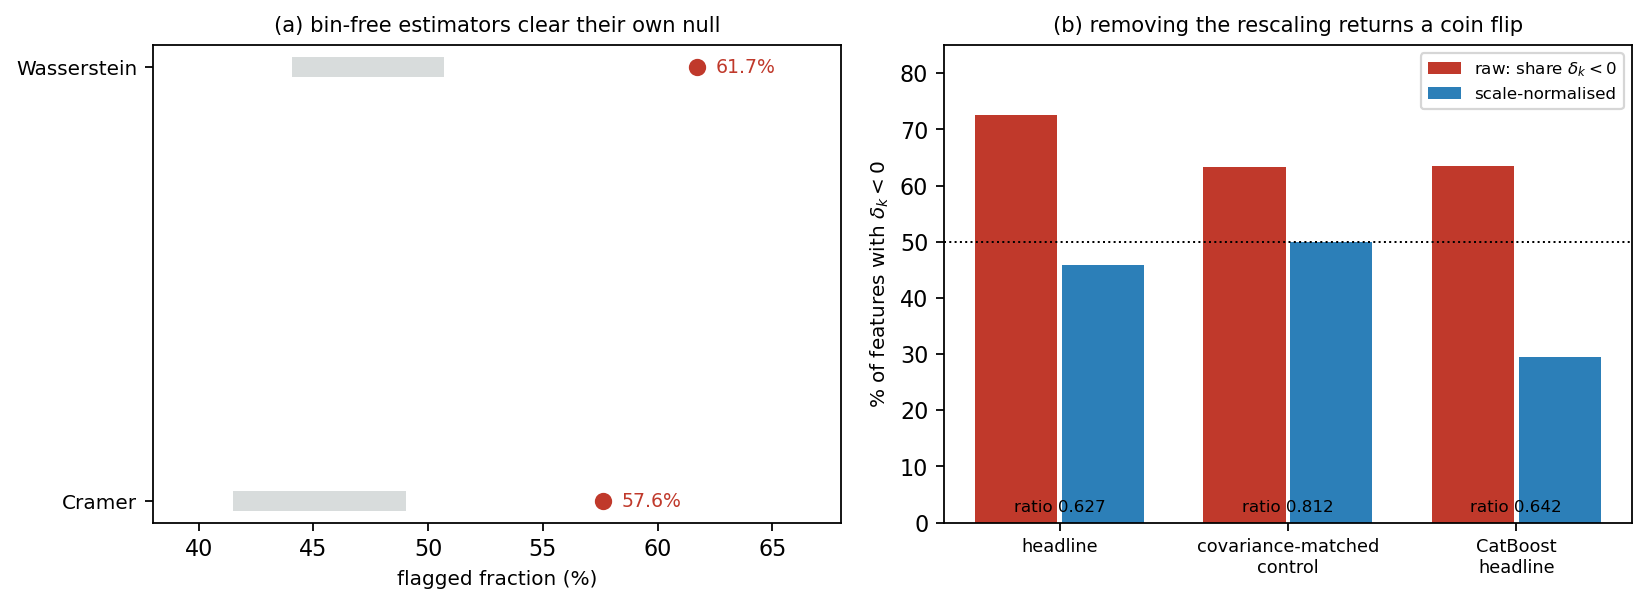

Reproduce this figure in Python.
"""GNNXAI_estimator_adjudication -- bin-free estimators and the attribution-scale confound

Self-contained: reads only the committed CSVs shipped in this Quantlet folder.
binning_adjudication.csv and scale_confound.csv are produced by
scripts/binning_adjudication.py and scripts/scale_confound.py.

Output: GNNXAI_estimator_adjudication.png (+ .pdf)
"""
from __future__ import annotations

from pathlib import Path

import matplotlib
matplotlib.use("Agg")
import matplotlib.pyplot as plt
import numpy as np
import pandas as pd

HERE = Path(__file__).resolve().parent
C_OBS, C_BAND, C_ALT = "#c0392b", "#7f8c8d", "#2c7fb8"


def _save(fig, name):
    plt.tight_layout()
    for ext in ("pdf", "png"):
        fig.savefig(HERE / f"{name}.{ext}", dpi=160, bbox_inches="tight")
    print("wrote", HERE / f"{name}.png")


NAME = "GNNXAI_estimator_adjudication"
A = pd.read_csv(HERE / "binning_adjudication.csv")
S = pd.read_csv(HERE / "scale_confound.csv")


def main():
    fig, (ax1, ax2) = plt.subplots(1, 2, figsize=(10.4, 3.9))

    # (a) each bin-free estimator against its own shape-matched null band
    ests = [e for e in A.estimator.unique()]
    for i, e in enumerate(ests):
        obs = A[(A.estimator == e) & (A.kind == "observed")].iloc[0]
        nul = A[(A.estimator == e) & (A.kind == "shape_matched_null")].iloc[0]
        lo, hi = nul.flagged_lo * 100, nul.flagged_hi * 100
        ax1.plot([lo, hi], [i, i], lw=9, color=C_BAND, alpha=0.30, solid_capstyle="butt")
        ax1.scatter([obs.flagged_frac * 100], [i], color=C_OBS, s=46, zorder=3)
        ax1.text(obs.flagged_frac * 100 + 0.8, i, f"{obs.flagged_frac*100:.1f}%",
                 va="center", fontsize=8.5, color=C_OBS)
    ax1.set_yticks(range(len(ests)))
    ax1.set_yticklabels([e.capitalize() for e in ests], fontsize=9)
    ax1.invert_yaxis()
    ax1.set_xlabel("flagged fraction (%)", fontsize=9)
    ax1.set_title("(a) bin-free estimators clear their own null", fontsize=9.5)
    ax1.set_xlim(38, 68)

    # (b) the scale account: how much of the effect a pure rescaling explains
    lbl = [p.replace(" ", "\n") for p in S.pair]
    x = np.arange(len(S))
    ax2.bar(x - 0.19, S.raw_frac_negative * 100, width=0.36, color=C_OBS,
            label=r"raw: share $\delta_k<0$")
    ax2.bar(x + 0.19, S.norm_frac_negative * 100, width=0.36, color=C_ALT,
            label=r"scale-normalised")
    ax2.axhline(50, color="k", ls=":", lw=0.9)
    for i, r in S.iterrows():
        ax2.text(i, 2, f"ratio {r.scale_ratio_median:.3f}", ha="center", fontsize=7.5)
    ax2.set_xticks(x)
    ax2.set_xticklabels(lbl, fontsize=8)
    ax2.set_ylabel(r"% of features with $\delta_k<0$", fontsize=9)
    ax2.set_ylim(0, 85)
    ax2.set_title("(b) removing the rescaling returns a coin flip", fontsize=9.5)
    ax2.legend(fontsize=7.5, loc="upper right")

    _save(fig, NAME)
    return 0


if __name__ == "__main__":
    raise SystemExit(main())
